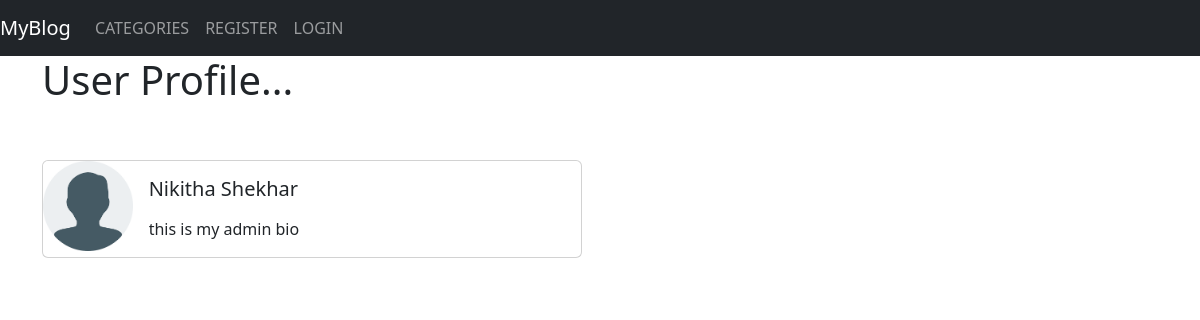
/members/1/profile/, run on the app's committed database.
### Trish/models.py (models this page shows, shortened)
class Profile(models.Model):
    user = models.OneToOneField(User, null = True, on_delete = models.CASCADE)
    bio = models.TextField()
    profile_pic = models.ImageField(null = True, blank = True, upload_to = "images/profile/")
    website_url = models.CharField(max_length = 255, null = True, blank = True)
    facebook_url = models.CharField(max_length = 255, null = True, blank = True)
    twitter_url = models.CharField(max_length = 255, null = True, blank = True)
    instagram_url = models.CharField(max_length = 255, null = True, blank = True)
    pinterest_url = models.CharField(max_length = 255, null = True, blank = True)

### members/views.py (the view)
# urls.py: path('<int:pk>/profile/', ProfilePageView.as_view(), name = 'show_profile_page'),
class ProfilePageView(DetailView):
    model = Profile
    template_name = 'registration/user_profile.html'
    def get_context_data(self, *args, **kwargs):
        context = super(ProfilePageView, self).get_context_data(*args, **kwargs)
        page_user = get_object_or_404(Profile, id = self.kwargs['pk'])
        context['page_user'] = page_user
        return context

### members/templates/registration/user_profile.html (shortened to what this page needs)
{% extends 'base.html' %}
{% load static %}
{% block content %}
<h1>User Profile...</h1>
<br><br>
<div class="card mb-3" style="max-width: 540px;">
    <div class="row g-0">
      <div class="col-md-2">
        {% if page_user.profile_pic %}
        <img src="{{ page_user.profile_pic.url }}" class="img-fluid rounded-start" alt=" {{ post.author.name }}">
        {% else %}
        <img src="{% static 'static/Trish/images/download.png' %}" class="img-fluid rounded-start" alt=" {{ post.author.name }}">
        {% endif %}
      </div>
      <div class="col-md-10">
        <div class="card-body">
          <h5 class="card-title">{{ page_user.user.first_name }} {{ page_user.user.last_name }}</h5>
          <p class="card-text">{{ page_user.bio }}</p>
        </div>
      </div>
    </div>
  </div>
{% endblock %}

### data on the page
Profile: user.first_name "Nikitha", user.last_name "Shekhar", bio "this is my admin bio"
